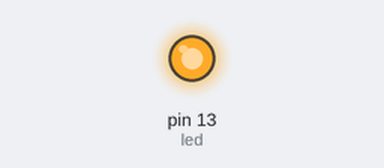
Recording of a sketch running on a simulated Arduino Uno, built with avr-gcc and run on an emulated ATmega328P. Parts: output pins drawn as LEDs (lit = HIGH).

Above: at 0.2 s.
At 26.0 s:
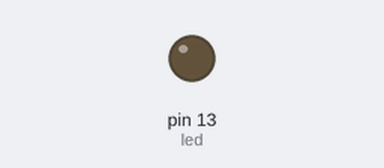
Timing chart, 0 to 39.0 s (numbered marks = the images above):
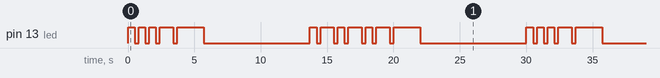

The sketch:

testsender_A.ino
```cpp
int led = 13;

void setup() {
  pinMode(led, OUTPUT);
}

void loop() {
  v();
  fine();
}

void spazio(){
  L();
  P();
  P();
  P();
  L();
  T();
}

void b(){
  L();
  P();
  P();
  P();
  T();
}

void d(){
  L();
  P();
  P();
  T();
}

void e(){
  P();
  T();
}

void f(){
  P();
  P();
  L();
  P();
  T();
}

void g(){
  L();
  L();
  P();
  T();
}

void h(){
  P();
  P();
  P();
  P();
  T();
}

void j(){
  P();
  L();
  L();
  L();
  T();
}

void k(){
  L();
  P();
  L();
  T();
}

void l(){
  P();
  L();
  P();
  P();
  T();
}

void m(){
  L();
  L();
  T();
}

void n(){
  L();
  P();
  T();
}

void p(){
  P();
  L();
  L();
  P();
  T();
}

void q(){
  L();
  L();
  P();
  L();
  T();
}

void r(){
  P();
  L();
  P();
  T();
}

void s(){
  P();
  P();
  P();
  T();
}

void t(){
  L();
  T();
}

void u(){
  P();
  P();
  L();
  T();
}

void v(){
  P();
  P();
  P();
  L();
  T();
}

void o(){
  L();
  L();
  L();
  T();
}

void a(){
  P();
  L();
  T();
}

void i(){
  P();
  P();
  T();
}

void c(){
  L();
  P();
  L();
  P();
  T();
}

void fine(){
  P();
  L();
  P();
  L();
  P();
  L();
  T();
}

void P(){
  digitalWrite(led, HIGH);
  delay(500);
  digitalWrite(led,LOW);
  delay(300);
}

void L(){
  digitalWrite(led, HIGH);
  delay(1000);
  digitalWrite(led, LOW);
  delay(300);
}

void T(){
  digitalWrite(led, HIGH);
  delay(2010);
  digitalWrite(led, LOW);
  delay(8000);
}
```

Measured:
- by itself, pin 13 (led): moves between LOW and HIGH, repeating every 30.0 s
- by itself, everything shown: repeats every 30.0 s, in 24 steps
